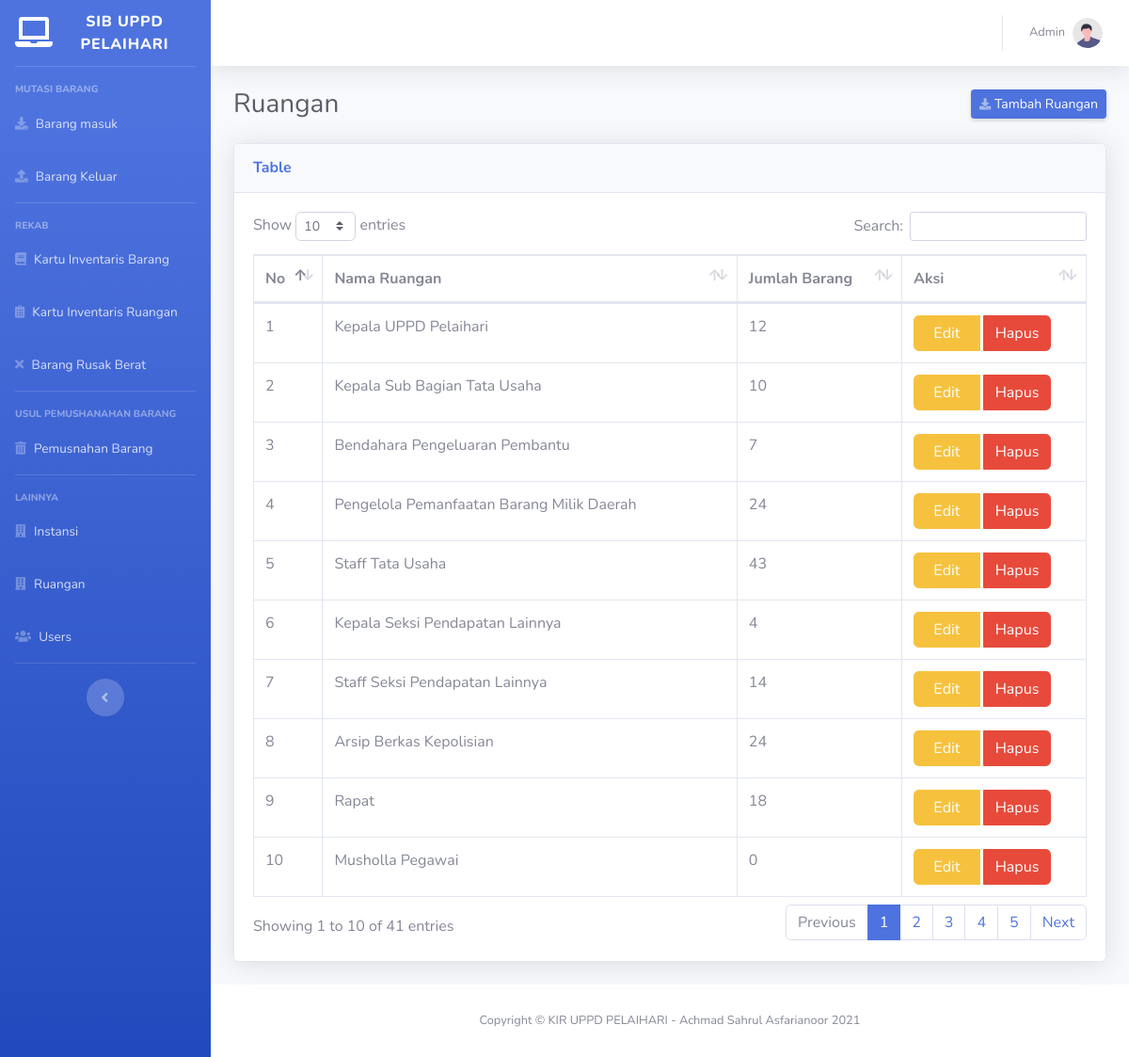
Screenshot of /index.php/ruangan with the database file from the repository.
### tables this page shows
CREATE TABLE `tb_ruangan` (
  `id_ruangan` int(5) NOT NULL,
  `nama_ruangan` varchar(50) NOT NULL
);

### application/controllers/Ruangan.php (called while the page is built, shortened)
<?php
	class Ruangan extends CI_Controller{
		function __construct()
		{
			$this->load->model('ruangan_model');
		}
		public function index(){
			$data['ruangan']=$this->ruangan_model->get_data();
			$this->load->view('template/sidebar');
			$this->load->view('template/header');
			$this->load->view('ruangan/view_data', $data);
			$this->load->view('template/footer');
		}
	}

### index.php (called while the page is built, shortened)
<?php
require_once BASEPATH.'core/CodeIgniter.php';

### application/models/Ruangan_model.php (called while the page is built, shortened)
<?php
	class Ruangan_model extends CI_Model{
		public function get_data(){
			$query = "select *, (select count(*) from tb_inventaris where tb_inventaris.id_ruangan = tb_ruangan.id_ruangan) as jumlah from tb_ruangan";
			return $this->db->query($query)->result();
		}
	}

### application/views/ruangan/view_data.php (the view)
               <div class="container-fluid">
                   <div class="d-sm-flex align-items-center justify-content-between mb-4">
                        <h1 class="h3 mb-0 text-gray-800">Ruangan</h1>
                        <a href="<?php echo base_url('ruangan/tambah');?>" class="d-none d-sm-inline-block btn btn-sm btn-primary shadow-sm"><i
                                class="fas fa-download fa-sm text-white-50"></i> Tambah Ruangan</a>
                    </div>
 <div class="card shadow mb-4">
     <div class="card-header py-3">
         <h6 class="m-0 font-weight-bold text-primary">Table</h6>
     </div>
     <div class="card-body">
         <div class="table-responsive">
             <table class="table table-bordered" id="dataTable" width="100%" cellspacing="0">
                 <thead>
                     <tr>
                         <th>No</th>
                         <th>Nama Ruangan</th>
                         <th>Jumlah Barang</th>
                         <th>Aksi</th>
                     </tr>
                 </thead>
                 <tbody>
                 <?php
					$no = 1;
					foreach($ruangan as $row){
					echo "<tr>
                        <td>$no</td>
                        <td>$row->nama_ruangan</td>
						<td>$row->jumlah</td>
                        <td><div class='btn-group'>
                        <a href=".base_url('ruangan/ubah/'.$row->id_ruangan)." class='btn btn-warning'>&nbsp; Edit &nbsp;</a> &nbsp;
                        <a href=".base_url('ruangan/hapus/'.$row->id_ruangan)."
						class='btn btn-danger' onclick='return confirm(\"Ingin menghapus data ini?\");'>Hapus</a>
                        </td>
                        </tr>";
                            $no++;
						}
						 ?>
                 </tbody>
             </table>
         </div>
     </div>
 </div>
</div>
</div>

### rows the page displays
tb_ruangan: nama_ruangan "Kepala UPPD Pelaihari", jumlah "12"
tb_ruangan: nama_ruangan "Kepala Sub Bagian Tata Usaha", jumlah "10"
tb_ruangan: nama_ruangan "Bendahara Pengeluaran Pembantu", jumlah "7"
tb_ruangan: nama_ruangan "Pengelola Pemanfaatan Barang Milik Daerah", jumlah "24"
tb_ruangan: nama_ruangan "Staff Tata Usaha", jumlah "43"
tb_ruangan: nama_ruangan "Kepala Seksi Pendapatan Lainnya", jumlah "4"
tb_ruangan: nama_ruangan "Staff Seksi Pendapatan Lainnya", jumlah "14"
tb_ruangan: nama_ruangan "Arsip Berkas Kepolisian", jumlah "24"
tb_ruangan: nama_ruangan "Rapat", jumlah "18"
tb_ruangan: nama_ruangan "Musholla Pegawai", jumlah "0"
